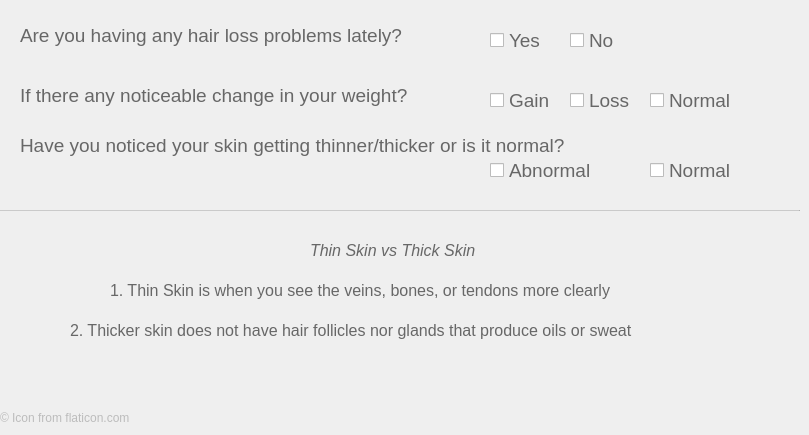
   <widget class="QWidget" name="tab_6">
    <attribute name="title">
     <string>Physical Traits</string>
    </attribute>
    <widget class="QLabel" name="Question_19">
     <property name="geometry">
      <rect>
       <x>20</x>
       <y>20</y>
       <width>461</width>
       <height>31</height>
      </rect>
     </property>
     <property name="font">
      <font>
       <family>Arial</family>
       <pointsize>14</pointsize>
       <weight>50</weight>
       <bold>false</bold>
      </font>
     </property>
     <property name="styleSheet">
      <string notr="true">color: rgb(103, 103, 103);</string>
     </property>
     <property name="text">
      <string>Are you having any hair loss problems lately? </string>
     </property>
    </widget>
    <widget class="QCheckBox" name="NoHairLoss">
     <property name="geometry">
      <rect>
       <x>570</x>
       <y>30</y>
       <width>61</width>
       <height>20</height>
      </rect>
     </property>
     <property name="font">
      <font>
       <family>Arial</family>
       <pointsize>14</pointsize>
       <weight>50</weight>
       <bold>false</bold>
      </font>
     </property>
     <property name="styleSheet">
      <string notr="true">color: rgb(103, 103, 103);</string>
     </property>
     <property name="text">
      <string>No</string>
     </property>
    </widget>
    <widget class="QCheckBox" name="YesHairLoss">
     <property name="geometry">
      <rect>
       <x>490</x>
       <y>30</y>
       <width>61</width>
       <height>20</height>
      </rect>
     </property>
     <property name="font">
      <font>
       <family>Arial</family>
       <pointsize>14</pointsize>
       <weight>50</weight>
       <bold>false</bold>
      </font>
     </property>
     <property name="styleSheet">
      <string notr="true">color: rgb(103, 103, 103);</string>
     </property>
     <property name="text">
      <string>Yes</string>
     </property>
    </widget>
    <widget class="QCheckBox" name="GainWeight">
     <property name="geometry">
      <rect>
       <x>490</x>
       <y>90</y>
       <width>71</width>
       <height>20</height>
      </rect>
     </property>
     <property name="font">
      <font>
       <family>Arial</family>
       <pointsize>14</pointsize>
       <weight>50</weight>
       <bold>false</bold>
      </font>
     </property>
     <property name="styleSheet">
      <string notr="true">color: rgb(103, 103, 103);</string>
     </property>
     <property name="text">
      <string>Gain</string>
     </property>
    </widget>
    <widget class="QCheckBox" name="LossWeight">
     <property name="geometry">
      <rect>
       <x>570</x>
       <y>90</y>
       <width>71</width>
       <height>20</height>
      </rect>
     </property>
     <property name="font">
      <font>
       <family>Arial</family>
       <pointsize>14</pointsize>
       <weight>50</weight>
       <bold>false</bold>
      </font>
     </property>
     <property name="styleSheet">
      <string notr="true">color: rgb(103, 103, 103);</string>
     </property>
     <property name="text">
      <string>Loss</string>
     </property>
    </widget>
    <widget class="QLabel" name="Question_20">
     <property name="geometry">
      <rect>
       <x>20</x>
       <y>80</y>
       <width>461</width>
       <height>31</height>
      </rect>
     </property>
     <property name="font">
      <font>
       <family>Arial</family>
       <pointsize>14</pointsize>
       <weight>50</weight>
       <bold>false</bold>
      </font>
     </property>
     <property name="styleSheet">
      <string notr="true">color: rgb(103, 103, 103);</string>
     </property>
     <property name="text">
      <string>If there any noticeable change in your weight?</string>
     </property>
    </widget>
    <widget class="QCheckBox" name="NormalWeight">
     <property name="geometry">
      <rect>
       <x>650</x>
       <y>90</y>
       <width>101</width>
       <height>20</height>
      </rect>
     </property>
     <property name="font">
      <font>
       <family>Arial</family>
       <pointsize>14</pointsize>
       <weight>50</weight>
       <bold>false</bold>
      </font>
     </property>
     <property name="styleSheet">
      <string notr="true">color: rgb(103, 103, 103);</string>
     </property>
     <property name="text">
      <string>Normal</string>
     </property>
    </widget>
    <widget class="QCheckBox" name="NormalSkin">
     <property name="geometry">
      <rect>
       <x>650</x>
       <y>160</y>
       <width>111</width>
       <height>20</height>
      </rect>
     </property>
     <property name="font">
      <font>
       <family>Arial</family>
       <pointsize>14</pointsize>
       <weight>50</weight>
       <bold>false</bold>
      </font>
     </property>
     <property name="styleSheet">
      <string notr="true">color: rgb(103, 103, 103);</string>
     </property>
     <property name="text">
      <string>Normal</string>
     </property>
    </widget>
    <widget class="QCheckBox" name="AbnormalSkin">
     <property name="geometry">
      <rect>
       <x>490</x>
       <y>160</y>
       <width>131</width>
       <height>20</height>
      </rect>
     </property>
     <property name="font">
      <font>
       <family>Arial</family>
       <pointsize>14</pointsize>
       <weight>50</weight>
       <bold>false</bold>
      </font>
     </property>
     <property name="styleSheet">
      <string notr="true">color: rgb(103, 103, 103);</string>
     </property>
     <property name="text">
      <string>Abnormal</string>
     </property>
    </widget>
    <widget class="QLabel" name="Question_21">
     <property name="geometry">
      <rect>
       <x>20</x>
       <y>130</y>
       <width>681</width>
       <height>31</height>
      </rect>
     </property>
     <property name="font">
      <font>
       <family>Arial</family>
       <pointsize>14</pointsize>
       <weight>50</weight>
       <bold>false</bold>
      </font>
     </property>
     <property name="styleSheet">
      <string notr="true">color: rgb(103, 103, 103);</string>
     </property>
     <property name="text">
      <string>Have you noticed your skin getting thinner/thicker or is it normal?</string>
     </property>
    </widget>
    <widget class="QLabel" name="label_8">
     <property name="geometry">
      <rect>
       <x>0</x>
       <y>410</y>
       <width>291</width>
       <height>16</height>
      </rect>
     </property>
     <property name="styleSheet">
      <string notr="true">color: rgb(188, 188, 188);</string>
     </property>
     <property name="text">
      <string>© Icon from flaticon.com</string>
     </property>
    </widget>
    <widget class="Line" name="line_6">
     <property name="geometry">
      <rect>
       <x>0</x>
       <y>210</y>
       <width>800</width>
       <height>1</height>
      </rect>
     </property>
     <property name="styleSheet">
      <string notr="true">background-color: rgb(176, 176, 176);</string>
     </property>
     <property name="orientation">
      <enum>Qt::Horizontal</enum>
     </property>
    </widget>
    <widget class="QLabel" name="Question_22">
     <property name="geometry">
      <rect>
       <x>310</x>
       <y>240</y>
       <width>211</width>
       <height>21</height>
      </rect>
     </property>
     <property name="font">
      <font>
       <family>Arial</family>
       <pointsize>12</pointsize>
       <weight>50</weight>
       <italic>true</italic>
       <bold>false</bold>
      </font>
     </property>
     <property name="styleSheet">
      <string notr="true">color: rgb(103, 103, 103);</string>
     </property>
     <property name="text">
      <string>Thin Skin vs Thick Skin</string>
     </property>
    </widget>
    <widget class="QLabel" name="Question_23">
     <property name="geometry">
      <rect>
       <x>110</x>
       <y>280</y>
       <width>631</width>
       <height>21</height>
      </rect>
     </property>
     <property name="font">
      <font>
       <family>Arial</family>
       <pointsize>12</pointsize>
       <weight>50</weight>
       <bold>false</bold>
      </font>
     </property>
     <property name="styleSheet">
      <string notr="true">color: rgb(103, 103, 103);</string>
     </property>
     <property name="text">
      <string>1. Thin Skin is when you see the veins, bones, or tendons more clearly </string>
     </property>
    </widget>
    <widget class="QLabel" name="Question_24">
     <property name="geometry">
      <rect>
       <x>70</x>
       <y>320</y>
       <width>701</width>
       <height>21</height>
      </rect>
     </property>
     <property name="font">
      <font>
       <family>Arial</family>
       <pointsize>12</pointsize>
       <weight>50</weight>
       <bold>false</bold>
      </font>
     </property>
     <property name="styleSheet">
      <string notr="true">color: rgb(103, 103, 103);</string>
     </property>
     <property name="text">
      <string>2. Thicker skin does not have hair follicles nor glands that produce oils or sweat</string>
     </property>
    </widget>
   </widget>
